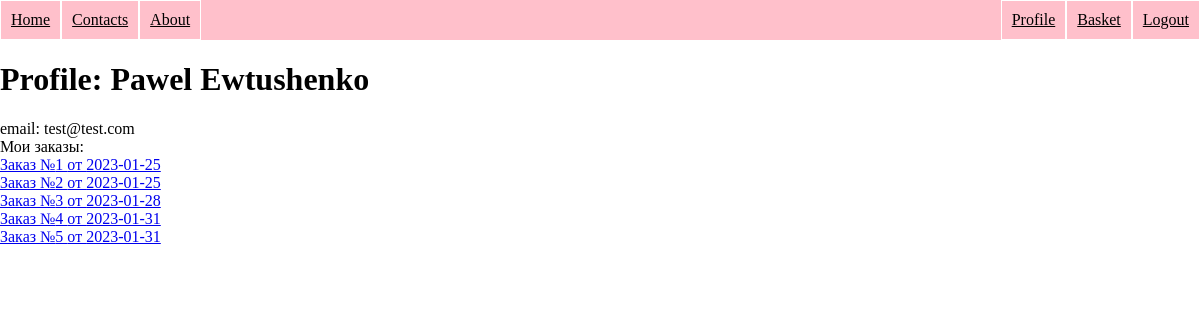
The app's page /profile/1?username=Pawel (signed in), older data.
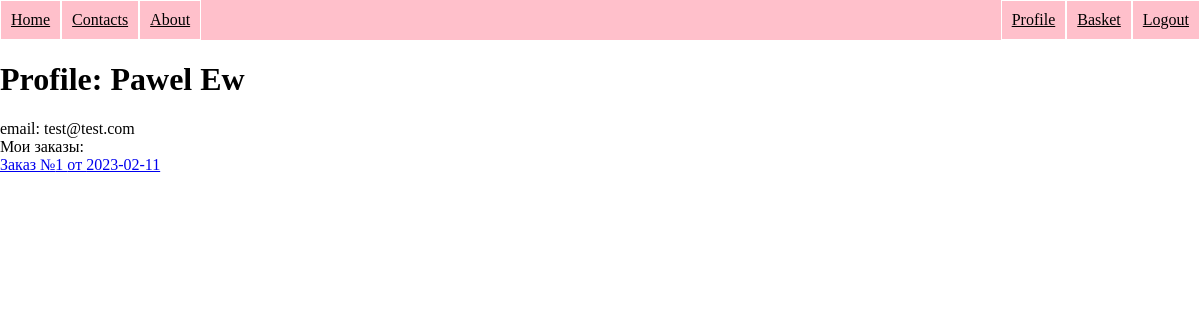
The same page, newer data.
### app/models.py (models this page shows, shortened)
class User(Base, UserMixin):
    __tablename__ = 'user'
    id = Column(Integer, primary_key=True)
    name = Column(String(30), nullable=False)
    last_name = Column(String(30), nullable=False)
    email = Column(String(50), nullable=False)
    password_hash = Column(String(128), nullable=False)
    parent = relationship('Order', back_populates='user')

class Order(Base):
    __tablename__ = 'order'
    id = Column (Integer, primary_key=True)
    address = Column(String)
    status = Column(Integer)
    date_order = Column(DATE)
    user_id = Column(Integer, ForeignKey('user.id'))
    user = relationship('User', back_populates='parent')
    parent = relationship('Basket', back_populates='order')

### app/main/routes.py (the view)
@bp.get('/profile/<id>')
@login_required
def profile(id):
    user = session.query(User).filter_by(id=id).first()
    orders = session.query(Order).filter_by(user_id=current_user.id).filter_by(status=1).all()
    return render_template('main/profile.html', title='profile', user=user, orders=orders)

### app/models.py (called while the page is built)
@login.user_loader
def load_user(id):
    user = session.query(User).get(int(id))
    return user

### app/templates/main/profile.html
{% extends "base.html" %}
{% block content %}
<h1>Profile: {{ user.name }} {{user.last_name}}</h1>
email: {{ user.email }}
<br>
Мои заказы:<br>
{% for order in orders %}
    <a href="{{ url_for('main.order', order_id=order.id) }}">Заказ №{{ order.id }}
        от {{ order.date_order }}</a><br>
{% endfor %}
{% endblock %}

### app/templates/base.html (shortened to what this page needs)
<!DOCTYPE html>
<html lang="ru">
<html>
<head>
    <link type="text/css" href="{{ url_for('static', filename='css/styles.css') }}" rel="stylesheet"/>
</head>
<body>
<div class="nav-conteiner">
    <nav>
        <ul>
            <li><a href="{{ url_for('main.index') }} ">Home</a></li>
            <li><a href="#">Contacts</a></li>
            <li><a href="#">About</a></li>
        </ul>
    </nav>
    <nav>
        <ul>
            {% if current_user.is_anonymous %}
                <li><a href="{{ url_for('auth.login') }}">Login</a></li>
            {% else %}
            <li><a href="{{ url_for('main.profile', username=current_user.name, id=current_user.id) }}">Profile</a></li>
            <li><a href="{{ url_for('main.basket') }}">Basket</a></li>
            <li><a href="{{ url_for('auth.logout') }}">Logout</a></li>
        </ul>
            {% endif %}
    </nav>
</div>
{% block content %}{% endblock %}
</body>
</html>

### app/static/css/styles.css (style rules this page uses)
body { margin: 0; padding; 0; }
.nav-conteiner { display: flex; justify-content: space-between; background-color: pink; }
.nav-conteiner>nav>ul { display: flex; list-style: none; margin: 0; padding: 0; }
.nav-conteiner>nav>ul>li>a { display: block; padding: 10px; border-style: solid; border-width: 0.5px; border-color: white; color: black; }

Row changes from the older to the newer data that the page shows:
no longer on this page (row edited): Order: id "2", date_order "2023-01-25"
removed Order: id "3", date_order "2023-01-28"
removed Order: id "4", date_order "2023-01-31"
removed Order: id "5", date_order "2023-01-31"
changed User "Pawel": last_name "Ewtushenko" → "Ew"
changed Order id 1: date_order "2023-01-25" → "2023-02-11"
